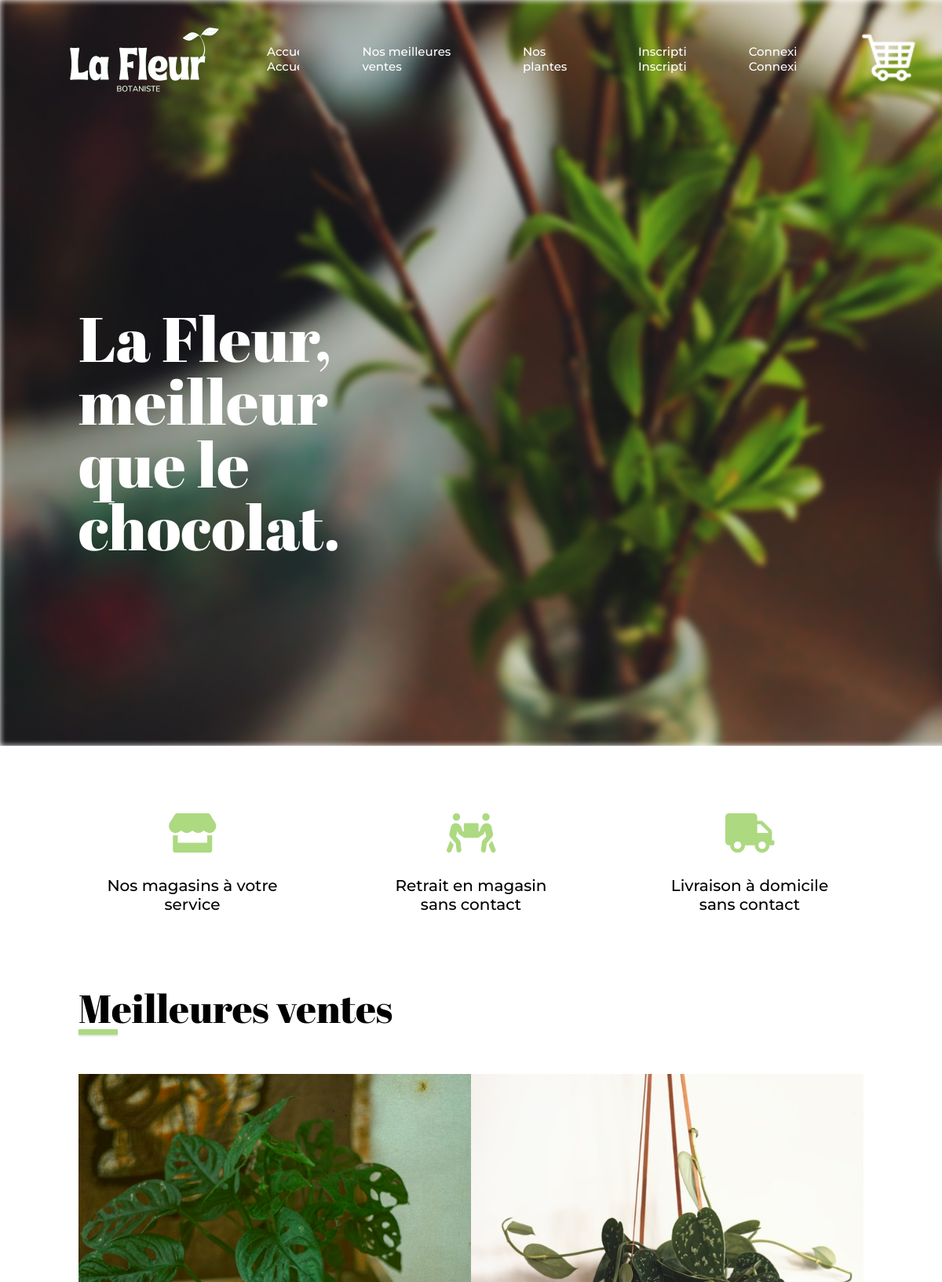
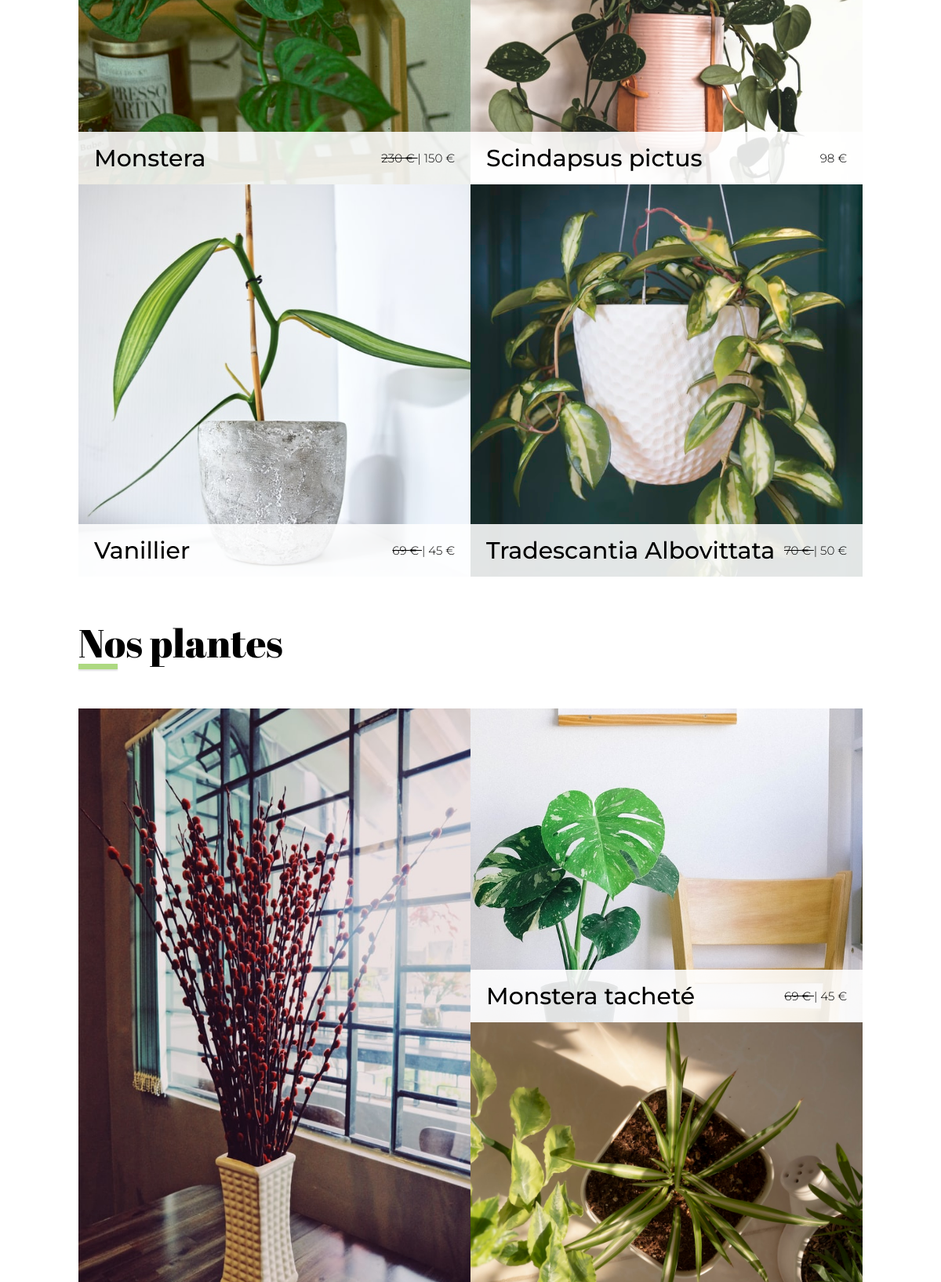
The page / (upper part) on the database its author committed (2 pictures, top to bottom).
### tables this page shows
CREATE TABLE IF NOT EXISTS `best_products` (
  `product_id` int(10) NOT NULL AUTO_INCREMENT,
  `p_cat_id` int(10) NOT NULL,
  `cat_id` int(10) NOT NULL,
  `manufacturer_id` int(10) NOT NULL,
  `date` timestamp NOT NULL DEFAULT CURRENT_TIMESTAMP ON UPDATE CURRENT_TIMESTAMP,
  `product_title` text NOT NULL,
  `product_url` text NOT NULL,
  `product_img1` text NOT NULL,
  `product_img2` text NOT NULL,
  `product_img3` text NOT NULL,
  `product_price` int(10) NOT NULL,
  `product_psp_price` int(100) NOT NULL,
  `product_desc` text NOT NULL,
  `product_features` text NOT NULL,
  `product_video` text NOT NULL,
  `product_keywords` text NOT NULL,
  `product_label` text NOT NULL,
  `status` varchar(255) NOT NULL,
  PRIMARY KEY (`product_id`)
);

CREATE TABLE IF NOT EXISTS `products` (
  `product_id` int(10) NOT NULL AUTO_INCREMENT,
  `p_cat_id` int(10) NOT NULL,
  `cat_id` int(10) NOT NULL,
  `manufacturer_id` int(10) NOT NULL,
  `date` timestamp NOT NULL DEFAULT CURRENT_TIMESTAMP ON UPDATE CURRENT_TIMESTAMP,
  `product_title` text NOT NULL,
  `product_url` text NOT NULL,
  `product_img1` text NOT NULL,
  `product_img2` text NOT NULL,
  `product_img3` text NOT NULL,
  `product_price` int(10) NOT NULL,
  `product_psp_price` int(100) NOT NULL,
  `product_desc` text NOT NULL,
  `product_features` text NOT NULL,
  `product_video` text NOT NULL,
  `product_keywords` text NOT NULL,
  `product_label` text NOT NULL,
  `status` varchar(255) NOT NULL,
  PRIMARY KEY (`product_id`)
);

### functions/functions.php (the view, shortened to what this page needs)
<?php
$db = mysqli_connect("localhost","root","","fleur_store");
function getPro(){
global $db;
$get_products = "select * from products order by 1 LIMIT 0,6";
$run_products = mysqli_query($db,$get_products);
while($row_products=mysqli_fetch_array($run_products)){
$pro_id = $row_products['product_id'];
$pro_title = $row_products['product_title'];
$pro_price = $row_products['product_price'];
$pro_img1 = $row_products['product_img1'];
$pro_label = $row_products['product_label'];
$pro_psp_price = $row_products['product_psp_price'];
$pro_url = $row_products['product_url'];
if($pro_label == "Sale" or $pro_label == "Gift"){
$product_price = "<del> $pro_price € </del>";
$product_psp_price = "| $pro_psp_price €";
}
else{
$product_psp_price = "";
$product_price = "$pro_price €";
}
echo "
<a href='$pro_url' style='background: url(admin_area/product_images/$pro_img1); background-size: cover;
    background-position: center;' action='details.php' class='plant-box grid plant-grid$pro_id'>
                <div class='plant-bio'>
                    <h1 class='plant-name'>$pro_title</h1>
                    <h3 class='plant-price'>$product_price $product_psp_price</h3>
                </div>
            </a>
";
}
}
function getProdFav(){
global $db;
$get_products = "select * from best_products order by 1 DESC LIMIT 0,4";
$run_products = mysqli_query($db,$get_products);
while($row_products=mysqli_fetch_array($run_products)){
$pro_title = $row_products['product_title'];
$pro_price = $row_products['product_price'];
$pro_img1 = $row_products['product_img1'];
$pro_label = $row_products['product_label'];
$pro_psp_price = $row_products['product_psp_price'];
$pro_url = $row_products['product_url'];
if($pro_label == "Sale" or $pro_label == "Gift"){
$product_price = "<del> $pro_price € </del>";
$product_psp_price = "| $pro_psp_price €";
}
else{
$product_psp_price = "";
$product_price = "$pro_price €";
}
echo "
<a href='$pro_url' style='background: url(admin_area/product_images/$pro_img1); background-size: cover;
    background-position: center;' action='details.php' class='plant-box no-grid $pro_img1'>
<div  class='plant-bio'>
        <h1  class='plant-name'>$pro_title</h1>
        <h3 class='plant-price' > $product_price $product_psp_price </h3>
</div>
</a>
";
}
}
?>

### includes/header.php (shortened to what this page needs)
<!DOCTYPE html>
<html lang="en">
<head>
    <link rel="stylesheet" href="styles/fleurs.css">
    <link href="styles/bootstrap.min.css" rel="stylesheet">

### includes/main.php (shortened to what this page needs)
</head>
<body>
    <section id="home" class="home-container">
        <header id="header" class="header">
            <img src="images/logo.png" alt="Nature Emoi" class="logo">
            <ul class="nav-links">
                <li>
                    <a href="#" data-text="Accueil">Accueil</a>
                </li>
                <li>
                    <a href="#best-sales" data-text="Nos meilleures ventes">Nos meilleures ventes</a>
                </li>
                <li>
                    <a href="#plants" data-text="Nos plantes">Nos plantes</a>
                </li>
                <li>
                    <a href="customer_register.php" data-text="Inscription">Inscription</a>
                </li>
                 <li>
                    <a href="login.php" data-text="Connexion">Connexion</a>
                </li>
            </ul>
            <ul class="nav-links panier">
                <li>
                    <a href="panier.php" data-text="Panier"><image src="images/panier.png" alt="Panier" class="img-panier"></a>
                </li>
            </ul>
        </header>
        <div class="landing">
            <h1 class="big-title">La Fleur,<br> meilleur que le chocolat.</h1>
        </div>
    </section>
    <section id="delivery" class="delivery-container">
        <div class="shop">
            <i class="delivery-icon fas fa-store"></i>
            <p class="box-content">
                Nos magasins à votre service
            </p>
        </div>
        <div class="withdrawal">
            <i class="delivery-icon fas fa-people-carry"></i>
            <p class="box-content">
                Retrait en magasin sans contact
            </p>
        </div>
        <div class="delivery">
            <i class="delivery-icon fas fa-truck"></i>
            <p class="box-content">
                Livraison à domicile sans contact
            </p>
        </div>
    </section>
</body>

### index.php (shortened to what this page needs)
<?php
include("includes/header.php");
include("functions/functions.php");
include("includes/main.php");
?>
<section id="best-sales" class="best-sales-container">
        <h1 class="section-title">Meilleures ventes</h1>
        <div class="best-plants">
            <?php
                getProdFav();
            ?>
        </div>
</section>
<section id="plants" class="plants-container">
        <h1 class="section-title">Nos plantes</h1>
        <div class="grid-plants">
            <?php
                getPro();
            ?>
        </div>
</section>

### styles/fleurs.css (style rules this page uses)
* { margin: 0; padding: 0; box-sizing: border-box; font-family: "Montserrat", sans-serif; scroll-behavior: smooth; }
.home-container { min-height: 100vh; background: url(../images/bg.jpg); background-size: cover; background-color: forestgreen; }
.header { position: relative; width: 100%; height: 150px; display: flex; align-items: center; padding: 0 50px; }
.logo { width: 250px; }
.nav-links { display: flex; list-style: none; }
.nav-links li { margin: 40px; overflow: hidden; }
.nav-links a { font-size: 15px; font-weight: 500; color: white; text-decoration: none; position: relative; display: block; transition: transform 0.4s; }
.nav-links a::before { content: attr(data-text); position: absolute; top: 100%; }
.landing { line-height: 80px; min-height: 100vh; display: flex; flex-direction: column; justify-content: center; padding: 0 100px; }
.big-title { width: 40%; color: white; font-size: 80px; font-family: "Abril Fatface", cursive; font-weight: 100; }
.delivery-container { min-height: 300px; background: white; display: flex; justify-content: space-evenly; align-items: center; }
.delivery-container div { display: flex; flex-direction: column; align-items: center; }
.delivery-icon { font-size: 50px; color: #ADD981; }
.delivery-container .box-content { font-weight: 500; font-size: 20px; margin-top: 30px; width: 220px; text-align: center; }
.best-sales-container { background: white; padding: 0 100px; }
.section-title { position: relative; font-family: "Abril Fatface", cursive; font-size: 50px; font-weight: 100; }
.section-title::before { content: ""; position: absolute; width: 50px; height: 7px; background: #ADD981; bottom: 0; box-shadow: 0 2px 2px #0000001F; }
.best-plants { display: flex; margin-top: 50px; flex-wrap: wrap; justify-content: center; }
.plant-box::before { content: "En savoir plus"; position: absolute; width: 100%; height: 100%; background: #FFFFFFDF; display: flex; justify-content: center; align-items: center; left: -100%; transition: left 0.4s; font-size: 25px; font-weight: 500; }
.plant-bio { position: absolute; bottom: 0; display: flex; background: #FFFFFFDF; width: 100%; justify-content: space-between; align-items: center; padding: 15px 20px; flex-wrap: wrap; }
.plant-name { font-weight: 500; font-size: 30px; }
.plant-price { font-weight: 300; font-size: 15px; }
.plants-container { padding: 0 100px; min-height: 150vh; margin-top: 50px; }
.grid-plants { margin-top: 50px; display: grid; grid-template-columns: repeat(4, 1fr); grid-template-rows: repeat(4, 400px); }
.plant-grid1 { grid-column: 1 / 3; grid-row: 1 / 3; }
.plant-grid2 { grid-column: 3 / 5; }
.plant-grid3 { grid-column: 3 / 5; }
.plant-box { position: relative; background-size: cover; background-position: center; cursor: pointer; text-decoration: none; color: black; overflow: hidden; transition: background 0.4s; }
.no-grid { height: 500px; flex: 1; min-width: 350px; }

### rows shown on the page
best_products: product_img1 (picture), product_title "Monstera", product_price "230", product_psp_price "| 150 €"
best_products: product_img1 (picture), product_title "Scindapsus pictus", product_price "98 €"
best_products: product_img1 (picture), product_title "Vanillier", product_price "69", product_psp_price "| 45 €"
best_products: product_img1 (picture), product_title "Tradescantia Albovittata", product_price "70", product_psp_price "| 50 €"
products: product_img1 (picture)
products: product_img1 (picture), product_title "Monstera tacheté", product_price "69", product_psp_price "| 45 €"
products: product_img1 (picture)
